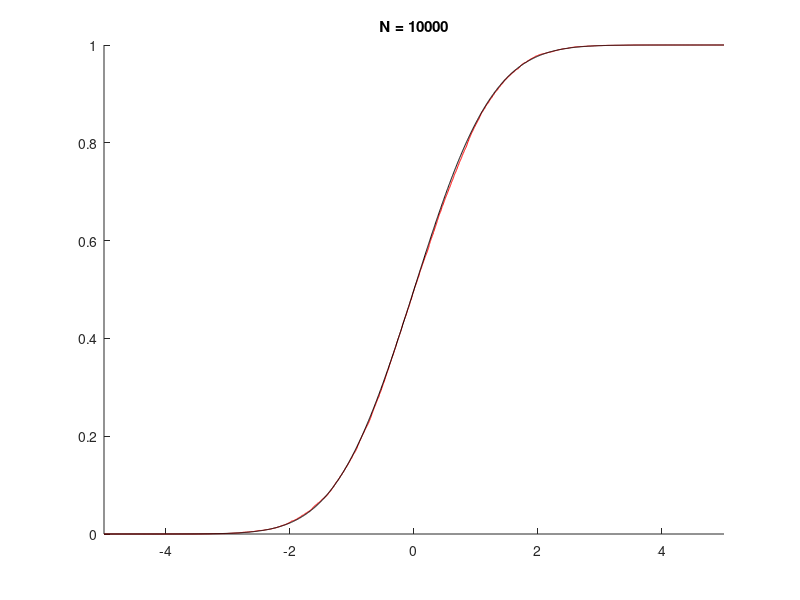

MATLAB code for this plot:
%---------------------------------------------------------------------------------------
% Test of the Glivenko-Cantelli theorem
%---------------------------------------------------------------------------------------
% We run T times this experiment: draw a sequence of iid variables, plot the empirical distribution
% and the true distribution for comparison.
%
% (in abstract terms, we extract T "omega's", or "trajectories", and plot the empirical 
% distribution of their first N samples X1(omega) ... XN(omega) ).
%---------------------------------------------------------------------------------------

x = linspace(-5, 5, 2000);        % Abscissas for plotting
trueDist = normcdf(x);            % Cumulative distribution of N(0,1)

T = 1;                            % Number of trajectories
MAX_N = 10000;                    % Length of the trajectory (ideally infinite)
trajectories = randn(T, MAX_N);   % (Ideally) iid variables distributed as N(0,1)


% Show in subsequent plots what happens as N increases, to appreciate uniform convergence
for N=[5, 10, 30, 100, 300, 1000, 3000, 10000],

   figure(1);
   clf;
   hold on;
   axis([-5 5 0 1]);
   title(sprintf('N = %d', N));

   % For each trajectory, build and plot the graph of the empirical distribution up to time N
   for k = 1:T,
      empiricalDist = zeros(1, length(x));
      for i = 1:N,
         stepFunction = trajectories(k, i) <= x;          % The indicator function 1_{Xi <= x}
         empiricalDist = empiricalDist + stepFunction/N;  % Accumulates weighted sum
      end
      plot(x, empiricalDist, 'r');
   end

   % Then plot the true one
   plot(x, trueDist, 'k');
   pause;

end

%---------------------------------------------------------------------------------------
% Now try with T = 2, 10, 100 trajectories.
% The empirical distribution converges UNIFORMLY to the true one
% for "almost all" trajectories (i.e. ALMOST SURELY, in the abstract setting,
% but in practice for all of them!).
%---------------------------------------------------------------------------------------

